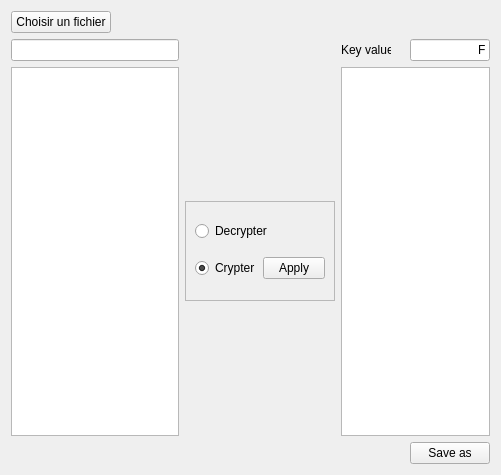
<?xml version="1.0" encoding="UTF-8"?>
<ui version="4.0">
 <class>Widget</class>
 <widget class="QWidget" name="Widget">
  <property name="geometry">
   <rect>
    <x>0</x>
    <y>0</y>
    <width>501</width>
    <height>475</height>
   </rect>
  </property>
  <property name="sizePolicy">
   <sizepolicy hsizetype="Maximum" vsizetype="Fixed">
    <horstretch>0</horstretch>
    <verstretch>0</verstretch>
   </sizepolicy>
  </property>
  <property name="maximumSize">
   <size>
    <width>501</width>
    <height>475</height>
   </size>
  </property>
  <property name="windowTitle">
   <string>Widget</string>
  </property>
  <layout class="QGridLayout" name="gridLayout">
   <item row="8" column="0">
    <widget class="QTextEdit" name="textEdit">
     <property name="readOnly">
      <bool>false</bool>
     </property>
    </widget>
   </item>
   <item row="9" column="4">
    <spacer name="horizontalSpacer_2">
     <property name="orientation">
      <enum>Qt::Horizontal</enum>
     </property>
     <property name="sizeType">
      <enum>QSizePolicy::Expanding</enum>
     </property>
     <property name="sizeHint" stdset="0">
      <size>
       <width>150</width>
       <height>20</height>
      </size>
     </property>
    </spacer>
   </item>
   <item row="5" column="4">
    <widget class="QLabel" name="label">
     <property name="maximumSize">
      <size>
       <width>50</width>
       <height>16777215</height>
      </size>
     </property>
     <property name="text">
      <string>Key value</string>
     </property>
    </widget>
   </item>
   <item row="9" column="5">
    <widget class="QPushButton" name="pushButton_2">
     <property name="maximumSize">
      <size>
       <width>100</width>
       <height>16777215</height>
      </size>
     </property>
     <property name="text">
      <string>Save as</string>
     </property>
    </widget>
   </item>
   <item row="5" column="5">
    <widget class="QLineEdit" name="lineEdit">
     <property name="minimumSize">
      <size>
       <width>0</width>
       <height>0</height>
      </size>
     </property>
     <property name="text">
      <string>F</string>
     </property>
     <property name="alignment">
      <set>Qt::AlignRight|Qt::AlignTrailing|Qt::AlignVCenter</set>
     </property>
     <property name="placeholderText">
      <string>clé decryptage</string>
     </property>
    </widget>
   </item>
   <item row="5" column="0">
    <widget class="QLineEdit" name="lineEdit_2">
     <property name="readOnly">
      <bool>true</bool>
     </property>
    </widget>
   </item>
   <item row="8" column="4" colspan="2">
    <widget class="QTextEdit" name="textEdit_2">
     <property name="readOnly">
      <bool>true</bool>
     </property>
    </widget>
   </item>
   <item row="3" column="0">
    <widget class="QPushButton" name="pushButton">
     <property name="maximumSize">
      <size>
       <width>100</width>
       <height>16777215</height>
      </size>
     </property>
     <property name="text">
      <string>Choisir un fichier</string>
     </property>
    </widget>
   </item>
   <item row="8" column="1">
    <widget class="QFrame" name="frame">
     <property name="minimumSize">
      <size>
       <width>0</width>
       <height>100</height>
      </size>
     </property>
     <property name="maximumSize">
      <size>
       <width>150</width>
       <height>100</height>
      </size>
     </property>
     <property name="frameShape">
      <enum>QFrame::StyledPanel</enum>
     </property>
     <property name="frameShadow">
      <enum>QFrame::Raised</enum>
     </property>
     <layout class="QGridLayout" name="gridLayout_2">
      <item row="1" column="0">
       <widget class="QRadioButton" name="radioButton">
        <property name="text">
         <string>Crypter</string>
        </property>
        <property name="checked">
         <bool>true</bool>
        </property>
       </widget>
      </item>
      <item row="1" column="1">
       <widget class="QPushButton" name="pushButton_3">
        <property name="text">
         <string>Apply</string>
        </property>
       </widget>
      </item>
      <item row="0" column="0" colspan="2">
       <widget class="QRadioButton" name="radioButton_2">
        <property name="text">
         <string>Decrypter</string>
        </property>
       </widget>
      </item>
     </layout>
    </widget>
   </item>
  </layout>
 </widget>
 <resources/>
 <connections/>
</ui>
